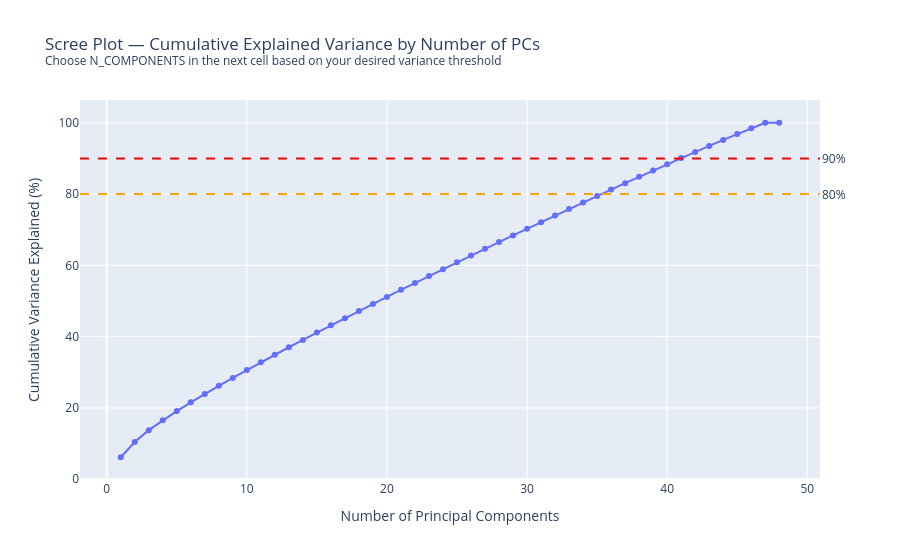

The notebook cell saved with this chart:
### Code cell
cumvar = np.cumsum(pca_full.explained_variance_ratio_) * 100
scree_df = pd.DataFrame({'PC': range(1, n_max + 1), 'Cumulative Variance (%)': cumvar})

fig_scree = px.line(
    scree_df, x='PC', y='Cumulative Variance (%)',
    markers=True,
    title='Scree Plot — Cumulative Explained Variance by Number of PCs'
         '<br><sup>Choose N_COMPONENTS in the next cell based on your desired variance threshold</sup>',
)
fig_scree.add_hline(y=80, line_dash='dash', line_color='orange', annotation_text='80%', annotation_position='right')
fig_scree.add_hline(y=90, line_dash='dash', line_color='red', annotation_text='90%', annotation_position='right')
fig_scree.update_layout(xaxis_title='Number of Principal Components', yaxis_title='Cumulative Variance Explained (%)')
fig_scree.show()

n_80 = int(np.searchsorted(cumvar, 80)) + 1
n_90 = int(np.searchsorted(cumvar, 90)) + 1
print(f'PCs needed for 80% variance: {n_80}')
print(f'PCs needed for 90% variance: {n_90}')

### Figure 1 — Plotly figure (JSON) as saved in the notebook; plotly's stock layout.template omitted (floating-point values rounded to 4 significant figures)
{"data": [{"hovertemplate": "PC=%{x}<br>Cumulative Variance (%)=%{y}<extra></extra>", "legendgroup": "", "line": {"color": "#636efa", "dash": "solid"}, "marker": {"symbol": "circle"}, "mode": "lines+markers", "name": "", "orientation": "v", "showlegend": false, "type": "scatter", "x": [1, 2, 3, 4, 5, 6, 7, 8, 9, 10, 11, 12, 13, 14, 15, 16, 17, 18, 19, 20, 21, 22, 23, 24, 25, 26, 27, 28, 29, 30, 31, 32, 33, 34, 35, 36, 37, 38, 39, 40, 41, 42, 43, 44, 45, 46, 47, 48], "xaxis": "x", "y": [6.172, 10.43, 13.77, 16.52, 19.13, 21.57, 23.94, 26.2, 28.44, 30.63, 32.81, 34.94, 37.03, 39.08, 41.13, 43.17, 45.19, 47.18, 49.17, 51.15, 53.13, 55.07, 57.0, 58.93, 60.84, 62.74, 64.63, 66.52, 68.39, 70.26, 72.11, 73.96, 75.8, 77.63, 79.45, 81.25, 83.05, 84.83, 86.6, 88.35, 90.09, 91.82, 93.51, 95.19, 96.84, 98.43, 100.0, 100.0], "yaxis": "y"}], "layout": {"annotations": [{"showarrow": false, "text": "80%", "x": 1, "xanchor": "left", "xref": "x domain", "y": 80, "yanchor": "middle", "yref": "y"}, {"showarrow": false, "text": "90%", "x": 1, "xanchor": "left", "xref": "x domain", "y": 90, "yanchor": "middle", "yref": "y"}], "legend": {"tracegroupgap": 0}, "shapes": [{"line": {"color": "orange", "dash": "dash"}, "type": "line", "x0": 0, "x1": 1, "xref": "x domain", "y0": 80, "y1": 80, "yref": "y"}, {"line": {"color": "red", "dash": "dash"}, "type": "line", "x0": 0, "x1": 1, "xref": "x domain", "y0": 90, "y1": 90, "yref": "y"}], "title": {"text": "Scree Plot — Cumulative Explained Variance by Number of PCs<br><sup>Choose N_COMPONENTS in the next cell based on your desired variance threshold</sup>"}, "xaxis": {"anchor": "y", "domain": [0, 1], "title": {"text": "Number of Principal Components"}}, "yaxis": {"anchor": "x", "domain": [0, 1], "title": {"text": "Cumulative Variance Explained (%)"}}}}
